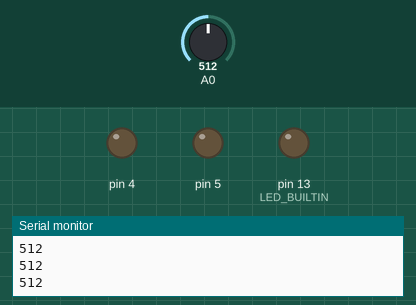
A sketch run on a simulated Arduino Uno, built with avr-gcc and run on an emulated ATmega328P. Parts: output pins drawn as LEDs (lit = HIGH), the last lines printed to the serial monitor. Inputs (shaded band) come from the test bench; at power-on: A0 = 512.

Above: at 1.2 s.
1.3 s: A0 set to 0
At 2.4 s:
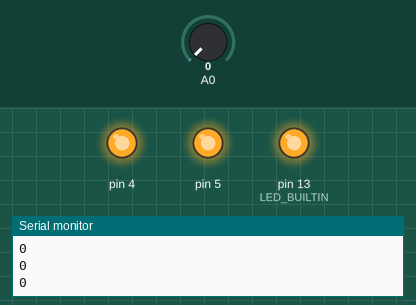
2.8 s: A0 set to 122
At 3.7 s:
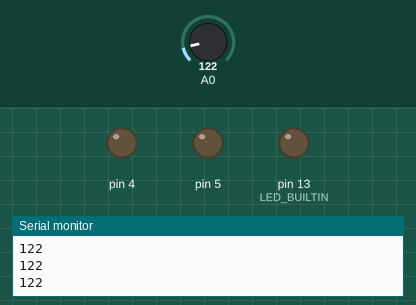
Timing chart, 0 to 5.8 s (numbered marks = the images above; inputs shaded):
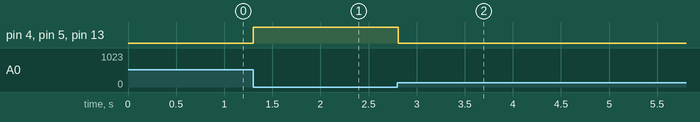

Measured:
- after the input at 1.3 s, pin 4, pin 5, pin 13 (LED_BUILTIN): LOW → HIGH at once
- after the input at 2.8 s, pin 4, pin 5, pin 13 (LED_BUILTIN): HIGH → LOW at once

The sketch:

Wassermelder.ino
```cpp
/*
  WASSERMELDER
  Wenn A0 0 wird (genügt wenn A0 über  Wasser mit  GND  verbunden  wird)  werden  die  Pins  4 und 5 eingeschaltet, für Relay und LED
*/

// the setup routine runs once when you press reset:
void setup() {
  // initialize serial communication at 9600 bits per second:
  Serial.begin(9600);
  pinMode(LED_BUILTIN, OUTPUT);
  pinMode(4,OUTPUT);
  pinMode(5,OUTPUT);
}

// the loop routine runs over and over again forever:
void loop() {
  // read the input on analog pin 0:
  int sensorValue = analogRead(A0);
  // print out the value you read:
  Serial.println(sensorValue);
  if (sensorValue==0)
  {
    digitalWrite(LED_BUILTIN, HIGH);
    digitalWrite(4, HIGH);
    digitalWrite(5, HIGH);
  }
  else
  {
     digitalWrite(LED_BUILTIN, LOW);
     digitalWrite(4, LOW);
     digitalWrite(5, LOW);
  }
  delay(1);        // delay in between reads for stability
}
```
